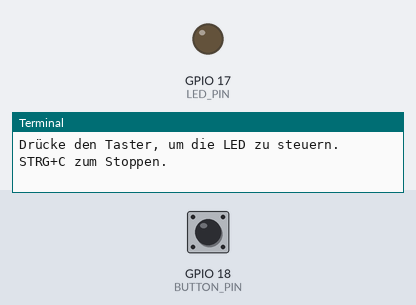
Simulated run of this program. Board: Raspberry Pi (BCM pin numbers). Shown: output pins drawn as LEDs (lit = HIGH), the last lines printed to the terminal. Inputs (shaded band) come from the test bench; at power-on: GPIO 18 (BUTTON_PIN) LOW.

Above: at 1.2 s.
1.3 s: GPIO 18 (BUTTON_PIN) pulled HIGH for 0.15 s
At 1.37 s:
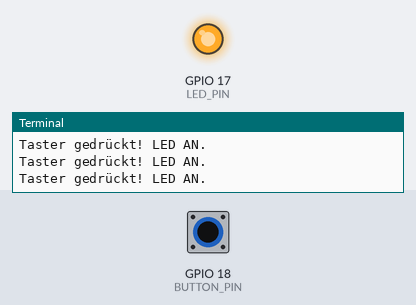
2.9 s: GPIO 18 (BUTTON_PIN) pulled HIGH for 3.2 s
At 6.9 s:
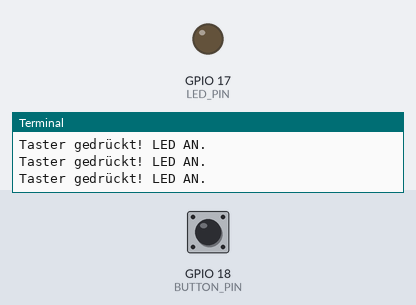
Timing chart, 0 to 8.4 s (numbered marks = the images above; inputs shaded):
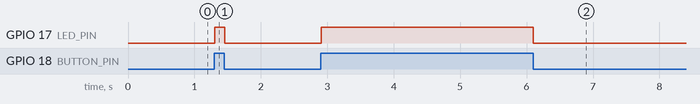

Measured:
- after the input at 1.3 s, GPIO 17 (LED_PIN): LOW → HIGH at once, → LOW 0.15 s later
- after the input at 2.9 s, GPIO 17 (LED_PIN): LOW → HIGH at once, → LOW 3.2 s later

The program:

Tag_06.py
```python
import RPi.GPIO as GPIO
import time

# Unsere Pins definieren
LED_PIN = 17    # Der Pin für die LED (Output)
BUTTON_PIN = 18 # Der Pin für den Taster (Input)

GPIO.setmode(GPIO.BCM)

# Pins einrichten
GPIO.setup(LED_PIN, GPIO.OUT)
# NEU: Pin als EINGANG (IN) definieren
GPIO.setup(BUTTON_PIN, GPIO.IN)

print("Drücke den Taster, um die LED zu steuern. STRG+C zum Stoppen.")

try:
    while True:
        # NEU: Den Status des Tasters lesen
        if GPIO.input(BUTTON_PIN) == GPIO.HIGH:
            # Taster ist gedrückt
            print("Taster gedrückt! LED AN.")
            GPIO.output(LED_PIN, GPIO.HIGH)
        else:
            # Taster ist NICHT gedrückt
            GPIO.output(LED_PIN, GPIO.LOW)

        time.sleep(0.01) # Eine klitzekleine Pause

except KeyboardInterrupt:
    print("Programm gestoppt. Räume Pins auf.")
    GPIO.cleanup()
```
